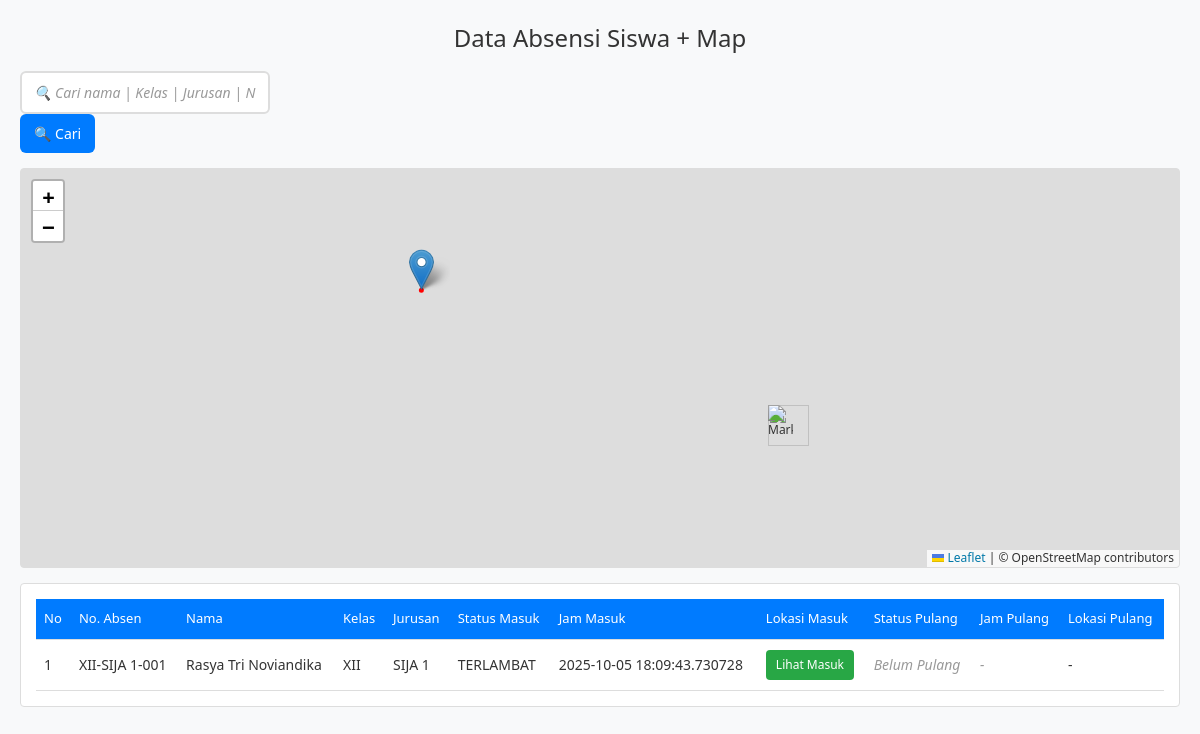
The page /admin/absensi_map (signed in) on the database its author committed.
### tables this page shows
CREATE TABLE absensi (
            id INTEGER PRIMARY KEY AUTOINCREMENT,
            siswa_id INTEGER,
            nama TEXT NOT NULL,
            kelas TEXT NOT NULL,
            jurusan TEXT NOT NULL,
            latitude REAL,
            longitude REAL,
            status TEXT NOT NULL,
            waktu TIMESTAMP DEFAULT CURRENT_TIMESTAMP
        , waktu_pulang TIMESTAMP, status_pulang TEXT, latitude_pulang REAL, longitude_pulang REAL);

### app.py (the view)
@app.route('/admin/absensi_map')
@login_required
def admin_absensi_map():
    search_query = request.args.get('q', '').strip()
    conn = sqlite3.connect(DB_NAME)
    cur = conn.cursor()
    if search_query:
        cur.execute("""
            SELECT
                a.nama, a.kelas, a.jurusan, a.status, a.waktu,
                a.latitude, a.longitude,
                a.status_pulang, a.waktu_pulang,
                a.latitude_pulang, a.longitude_pulang,
                COALESCE(s.nomor_absen, '-') AS nomor_absen
            FROM absensi a
            LEFT JOIN siswa s ON a.siswa_id = s.id
            WHERE a.nama LIKE ? OR a.kelas LIKE ? OR a.jurusan LIKE ? OR s.nomor_absen LIKE ?
            ORDER BY a.waktu DESC
        """, (f"%{search_query}%", f"%{search_query}%", f"%{search_query}%", f"%{search_query}%"))
    else:
        cur.execute("""
            SELECT
                a.nama, a.kelas, a.jurusan, a.status, a.waktu,
                a.latitude, a.longitude,
                a.status_pulang, a.waktu_pulang,
                a.latitude_pulang, a.longitude_pulang,
                COALESCE(s.nomor_absen, '-') AS nomor_absen
            FROM absensi a
            LEFT JOIN siswa s ON a.siswa_id = s.id
            ORDER BY a.waktu DESC
        """)
    absensi = cur.fetchall()
    conn.close()
    return render_template(
        'admin/absensi_map.html',
        absensi=absensi,
        search_query=search_query,
        SCHOOL_LAT=SCHOOL_LAT,
        SCHOOL_LNG=SCHOOL_LNG,
        RADIUS=RADIUS
    )

### app.py (called while the page is built)
def login_required(f):
    from functools import wraps
    @wraps(f)
    def decorated_function(*args, **kwargs):
        if 'admin_logged_in' not in session:
            return redirect(url_for('admin_login'))
        return f(*args, **kwargs)
    return decorated_function

### templates/admin/absensi_map.html (shortened to what this page needs)
<!DOCTYPE html>
<html lang="id">
<head>
  <link rel="stylesheet" href="https://unpkg.com/leaflet/dist/leaflet.css" />
</head>
<body>
  <div class="main-container">
    <h2>Data Absensi Siswa + Map</h2>
    <div class="search-container">
      <form method="get" action="{{ url_for('admin_absensi_map') }}">
        <input type="text" name="q" value="{{ search_query or '' }}"
               placeholder="🔍 Cari nama | Kelas | Jurusan | No Absen"
               aria-label="Cari data absensi">
        <button type="submit">🔍 Cari</button>
      </form>
    </div>
    <div id="map"></div>
    <div class="table-container">
      <table>
        <thead>
          <tr>
            <th>No</th>
            <th>No. Absen</th>
            <th>Nama</th>
            <th>Kelas</th>
            <th>Jurusan</th>
            <th>Status Masuk</th>
            <th>Jam Masuk</th>
            <th>Lokasi Masuk</th>
            <th>Status Pulang</th>
            <th>Jam Pulang</th>
            <th>Lokasi Pulang</th>
          </tr>
        </thead>
        <tbody>
          {% for a in absensi %}
          <tr>
            <td>{{ loop.index }}</td>
            <td>{{ a[11] }}</td>
            <td>{{ a[0] }}</td>
            <td>{{ a[1] }}</td>
            <td>{{ a[2] }}</td>
            <td>{{ a[3] }}</td>
            <td>{{ a[4] }}</td>
            <td>
              {% if a[5] and a[6] %}
                <a class="button" href="#" onclick="focusMarker({{ loop.index0 }})">Lihat Masuk</a>
              {% else %}
                -
              {% endif %}
            </td>
            <td>
              {% if a[7] %}
                {{ a[7] }}
              {% else %}
                <span class="status-pending">Belum Pulang</span>
              {% endif %}
            </td>
            <td>
              {% if a[8] %}
                {{ a[8] }}
              {% else %}
                <span class="status-pending">-</span>
              {% endif %}
            </td>
            <td>
              {% if a[9] and a[10] %}
                <a class="button" href="#" onclick="focusMarkerPulang({{ loop.index0 }})">Lihat Pulang</a>
              {% else %}
                -
              {% endif %}
            </td>
          </tr>
          {% endfor %}
        </tbody>
      </table>
    </div>
  </div>
</body>
</html>

### templates/admin/absensi_map.html (style rules this page uses)
* { margin: 0; padding: 0; box-sizing: border-box; font-family: 'Segoe UI', Tahoma, Geneva, Verdana, sans-serif; }
body { background: #f8f9fa; color: #333; line-height: 1.5; padding: 0; }
.main-container { max-width: 1200px; margin: 0 auto; padding: 20px; }
h2 { text-align: center; margin-bottom: 15px; font-size: 1.5rem; font-weight: 500; color: #333; }
.search-container { display: flex; align-items: center; gap: 10px; margin-bottom: 15px; flex-wrap: wrap; }
.search-container input[type="text"] { flex: 1; min-width: 250px; padding: 10px 12px; border: 2px solid #ddd; border-radius: 6px; font-size: 14px; transition: border-color 0.2s ease, box-shadow 0.2s ease; outline: none; }
.search-container input[type="text"]::placeholder { color: #999; font-style: italic; }
.search-container button { padding: 10px 14px; background: #007bff; color: #fff; border: none; border-radius: 6px; cursor: pointer; font-size: 14px; font-weight: 500; display: flex; align-items: center; gap: 5px; transition: background 0.2s ease; white-space: nowrap; }
#map { height: 400px; width: 100%; margin-bottom: 15px; border: 1px solid #ddd; border-radius: 4px; }
.table-container { background: #fff; padding: 15px; border: 1px solid #ddd; border-radius: 4px; overflow-x: auto; margin-bottom: 20px; }
table { width: 100%; border-collapse: collapse; min-width: 800px; }
th, td { padding: 10px 8px; border-bottom: 1px solid #ddd; text-align: left; font-size: 14px; }
th { background: #007bff; color: white; font-weight: 500; font-size: 13px; }
.button { display: inline-block; color: #fff; background: #28a745; padding: 6px 10px; border-radius: 4px; text-decoration: none; font-size: 12px; font-weight: 500; }
.status-pending { color: #999; font-style: italic; }

### rows shown on the page
absensi: a "XII-SIJA 1-001", nama "Rasya Tri Noviandika", kelas "XII", jurusan "SIJA 1", status "TERLAMBAT", waktu "2025-10-05 18:09:43.730728"
